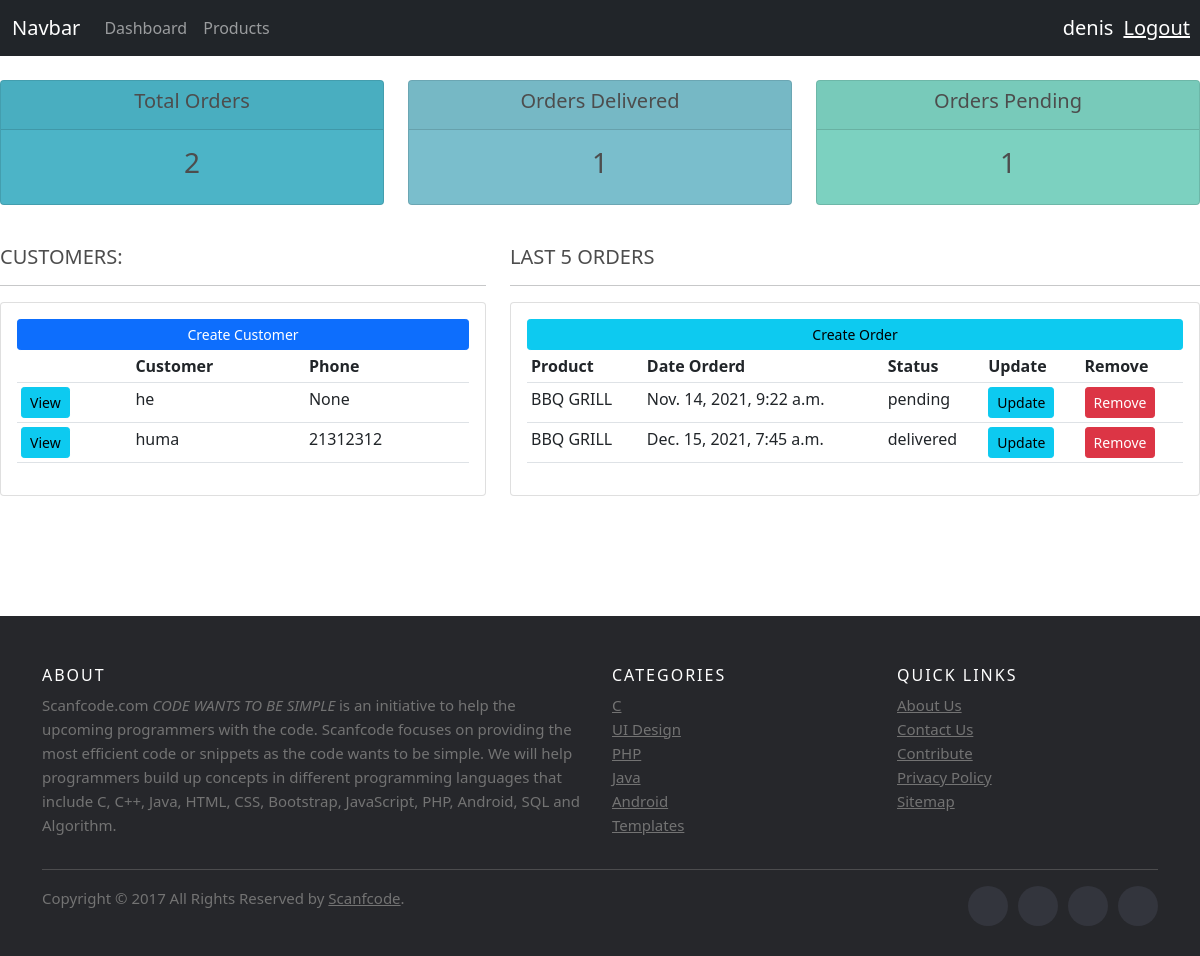
The app's page / (signed in) with its own data.
### accounts/models.py (models this page shows, shortened)
class Customer(models.Model):
    user= models.OneToOneField(User,null=True, on_delete=models.CASCADE)
    name= models.CharField(max_length=200, null=True)
    phone= models.CharField(max_length=200,null=True)
    email= models.CharField(max_length=200, null=True)
    profile_pic= models.ImageField(default='#',null=True, blank=True)
    date_ordered= models.DateTimeField(auto_now_add=True, null=True)

class Order(models.Model):
    STATUS=(
        ('pending',"pending"),
        ('out of delivery',"out of delivery"),
        ('delivered',"delivered"),
    )
    customer=models.ForeignKey(Customer,null=True, on_delete=models.SET_NULL)
    product=models.ForeignKey(Product,null=True, on_delete=models.SET_NULL)
    date_ordered= models.DateTimeField(auto_now_add=True, null=True)
    status=models.CharField(max_length=200,choices=STATUS)

class Product(models.Model):
    CATEGORY=(
        ('indoor',"indoor"),
        ('outdoor',"outdoor"),
    )
    name= models.CharField(max_length=200, null=True)
    price= models.FloatField(null=True)
    category=models.CharField(max_length=200, null=True, choices=CATEGORY)
    date_ordered= models.DateTimeField(auto_now_add=True, null=True)
    tag=models.ManyToManyField(Tag)

### accounts/decorators.py (the view)
    def wrapper_func(request, *args, **kwargs):
        group= None
        if request.user.groups.exists():
            group = request.user.groups.all()[0].name
        if group =='customer':
            return redirect('users')
        if group =='admins':
            return view_func(request,*args,**kwargs)

### accounts/views.py (called while the page is built)
@login_required(login_url=('login'))
@admin_only
def home(request):
    customers=Customer.objects.all()
    orders=Order.objects.all()
    total_customers=customers.count()
    total_orders=orders.count()
    delivered=orders.filter(status="delivered").count()
    pending=orders.filter(status="pending").count()
    context={
        "total_customers":total_customers,
        "total_orders":total_orders,
        "customers":customers,
        "orders":orders,
        "pending":pending,
        "delivered":delivered
    }
    return render(request,"dashboard.html", context)

### accounts/templates/dashboard.html
{% extends 'main.html' %}
{% load static %}
{% block content %}
{% include 'status.html' %}
<br>
<div class="row">
	<div class="col-md-5">
		<h5>CUSTOMERS:</h5>
		<hr>
		<div class="card card-body">
			<a class="btn btn-primary  btn-sm btn-block" href="#">Create Customer</a>
			<table class="table table-sm">
				<tr>
					<th></th>
					<th>Customer</th>
					<th>Phone</th>
				</tr>
				{% for customer in customers %}
				<tr>
				<td><a class="btn btn-sm btn-info" href="{% url 'customers' customer.id %}">View</a></td>
				<td>{{customer.name}}</td>
				<td>{{customer.phone}}</td>
				</tr>
				{% endfor %}
			</table>
		</div>
	</div>
	<div class="col-md-7">
		<h5>LAST 5 ORDERS</h5>
		<hr>
		<div class="card card-body">
			<a class="btn btn-sm btn-info" href="{% url 'order_create'  %}">Create Order</a>
			<table class="table table-sm">
				<tr>
					<th>Product</th>
					<th>Date Orderd</th>
					<th>Status</th>
					<th>Update</th>
					<th>Remove</th>
				</tr>
				{% for order in orders %}
				<tr>
					<td>{{order.product.name}}</td>
					<td>{{order.date_ordered}}</td>
					<td>{{order.status}}</td>
					<td><a class="btn btn-sm btn-info" href="{% url 'update_order' order.id %}">Update</a></td>
					<td><a class="btn btn-sm btn-danger" href="{% url 'delete_order' order.id %}">Remove</a></td>
				</tr>
				{% endfor %}
			</table>
		</div>
	</div>
</div>
{% endblock %}

### accounts/templates/main.html (shortened to what this page needs)
{% load static %}
<!DOCTYPE html>
<html lang="en">
<head>
    <link rel="stylesheet" href="{% static 'css/main.css' %}">
    <link href="https://cdn.jsdelivr.net/npm/bootstrap@5.0.0-beta1/dist/css/bootstrap.min.css" rel="stylesheet">
</head>
<body>
    {% include 'navbar.html' %}
    {% block content %}
    {% endblock %}
    {% include 'footer.html' %}
</body>
</html>

### accounts/templates/navbar.html (shortened to what this page needs)
<nav class="navbar navbar-expand-lg navbar-dark bg-dark">
    <div class="container-fluid">
      <a class="navbar-brand" href="/">Navbar</a>
      <div class="collapse navbar-collapse" id="navbarNav">
        <ul class="navbar-nav">
          {% if request.user.is_staff %}
          <li class="nav-item">
            <a class="nav-link" href="{% url 'home' %}">Dashboard</a>
          </li>
          <li class="nav-item">
            <a class="nav-link" href="{% url 'products' %}">Products</a>
          </li>
          {% else %}
          <li class="nav-item">
            <a class="nav-link" href="{% url 'setting' %}">Products</a>
          </li>
          {% endif %}
        </ul>
      </div>
    </div>
    <span class="hell-msg">{{request.user}}</span>
    <span><a  class="hell-msg" href="{% url 'logout' %}">Logout</a></span>
  </nav>

### accounts/templates/status.html
<br>
<div class="row">
	<div class="col">
		<div class="col-md">
			<div class="card text-center text-white  mb-3" id="total-orders">
			  	<div class="card-header">
			  		<h5 class="card-title">Total Orders</h5>
			  	</div>
			  	<div class="card-body">
			    	<h3 class="card-title">{{total_orders}}</h3>
			  	</div>
			</div>
		</div>
	</div>
	<div class="col">
		<div class="col-md">
			<div class="card text-center text-white  mb-3" id="orders-delivered">
			  	<div class="card-header">
			  		<h5 class="card-title">Orders Delivered</h5>
			  	</div>
			  	<div class="card-body">
			    	<h3 class="card-title">{{delivered}}</h3>
			  	</div>
			</div>
		</div>
	</div>
	<div class="col">
		<div class="col-md">
			<div class="card text-center text-white  mb-3" id="orders-pending">
			  	<div class="card-header">
			  		<h5 class="card-title">Orders Pending</h5>
			  	</div>
			  	<div class="card-body">
			    	<h3 class="card-title">{{pending}}</h3>
			  	</div>
			</div>
		</div>
	</div>
</div>

### accounts/templates/footer.html (shortened to what this page needs)
<br>
<br>
<br>
<br>
<br>
<footer class="site-footer">
    <div class="container">
      <div class="row">
        <div class="col-sm-12 col-md-6">
          <h6>About</h6>
          <p class="text-justify">Scanfcode.com <i>CODE WANTS TO BE SIMPLE </i> is an initiative  to help the upcoming programmers with the code. Scanfcode focuses on providing the most efficient code or snippets as the code wants to be simple. We will help programmers build up concepts in different programming languages that include C, C++, Java, HTML, CSS, Bootstrap, JavaScript, PHP, Android, SQL and Algorithm.</p>
        </div>
        <div class="col-xs-6 col-md-3">
          <h6>Categories</h6>
          <ul class="footer-links">
            <li><a href="http://scanfcode.com/category/c-language/">C</a></li>
            <li><a href="http://scanfcode.com/category/front-end-development/">UI Design</a></li>
            <li><a href="http://scanfcode.com/category/back-end-development/">PHP</a></li>
            <li><a href="http://scanfcode.com/category/java-programming-language/">Java</a></li>
            <li><a href="http://scanfcode.com/category/android/">Android</a></li>
            <li><a href="http://scanfcode.com/category/templates/">Templates</a></li>
          </ul>
        </div>
        <div class="col-xs-6 col-md-3">
          <h6>Quick Links</h6>
          <ul class="footer-links">
            <li><a href="http://scanfcode.com/about/">About Us</a></li>
            <li><a href="http://scanfcode.com/contact/">Contact Us</a></li>
            <li><a href="http://scanfcode.com/contribute-at-scanfcode/">Contribute</a></li>
            <li><a href="http://scanfcode.com/privacy-policy/">Privacy Policy</a></li>
            <li><a href="http://scanfcode.com/sitemap/">Sitemap</a></li>
          </ul>
        </div>
      </div>
      <hr>
    </div>
    <div class="container">
      <div class="row">
        <div class="col-md-8 col-sm-6 col-xs-12">
          <p class="copyright-text">Copyright &copy; 2017 All Rights Reserved by
       <a href="#">Scanfcode</a>.
          </p>
        </div>
        <div class="col-md-4 col-sm-6 col-xs-12">
          <ul class="social-icons">
            <li><a class="facebook" href="#"></a></li>
            <li><a class="twitter" href="#"></a></li>
            <li><a class="dribbble" href="#"></a></li>
            <li><a class="linkedin" href="#"></a></li>
          </ul>
        </div>
      </div>
    </div>
</footer>

### static/css/main.css (style rules this page uses)
body { background-color: #ebeff5; }
#total-orders { background-color: #4cb4c7; }
#orders-delivered { background-color: #7abecc; }
#orders-pending { background-color: #7CD1C0; }
body { background-color: hsl(0, 0%, 98%); }
h1,h2,h3,h4,h5,h6 { color:hsl(0, 0%, 30%); }
.bg-dark { background-color: #4f868c!important; }
.btn { border-radius: 0; }

### accounts/templates/navbar.html (style rules this page uses)
.hell-msg { font-size: 20px; color: #fff; margin-right:10px; }

### accounts/templates/footer.html (style rules this page uses)
.site-footer { background-color:#26272b; padding:45px 0 20px; font-size:15px; line-height:24px; color:#737373; }
.site-footer hr { border-top-color:#bbb; opacity:0.5 }
.site-footer h6 { color:#fff; font-size:16px; text-transform:uppercase; margin-top:5px; letter-spacing:2px }
.site-footer a { color:#737373; }
.footer-links { padding-left:0; list-style:none }
.footer-links li { display:block }
.footer-links a { color:#737373 }
.site-footer .social-icons { text-align:right }
.site-footer .social-icons a { width:40px; height:40px; line-height:40px; margin-left:6px; margin-right:0; border-radius:100%; background-color:#33353d }
.copyright-text { margin:0 }
.social-icons { padding-left:0; margin-bottom:0; list-style:none }
.social-icons li { display:inline-block; margin-bottom:4px }
.social-icons a { background-color:#eceeef; color:#818a91; font-size:16px; display:inline-block; line-height:44px; width:44px; height:44px; text-align:center; margin-right:8px; border-radius:100%; -webkit-transition:all .2s linear; -o-transition:all .2s linear; transition:all .2s linear }

### records on screen
Customer: name "he", phone "None"
Customer: name "huma", phone "21312312"
Order: product.name "BBQ GRILL", date_ordered "Nov. 14, 2021, 9:22 a.m.", status "pending"
Order: product.name "BBQ GRILL", date_ordered "Dec. 15, 2021, 7:45 a.m.", status "delivered"

### other values on screen
{{ request.user }} "denis"
{{ total_orders }} "2"
{{ delivered }} "1"
{{ pending }} "1"
